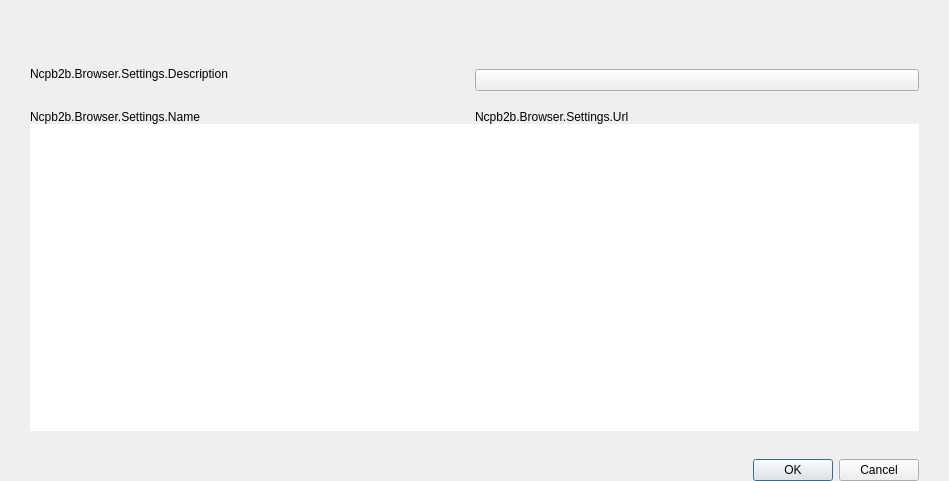
<?xml version="1.0" encoding="UTF-8"?>
<ui version="4.0">
 <class>PLSNCB2bBrowserSettings</class>
 <widget class="QWidget" name="PLSNCB2bBrowserSettings">
  <property name="geometry">
   <rect>
    <x>0</x>
    <y>0</y>
    <width>949</width>
    <height>481</height>
   </rect>
  </property>
  <property name="windowTitle">
   <string>Ncpb2b.Browser.Settings.Title</string>
  </property>
  <layout class="QVBoxLayout" name="verticalLayout_4">
   <property name="spacing">
    <number>0</number>
   </property>
   <property name="leftMargin">
    <number>0</number>
   </property>
   <property name="topMargin">
    <number>30</number>
   </property>
   <property name="rightMargin">
    <number>0</number>
   </property>
   <property name="bottomMargin">
    <number>0</number>
   </property>
   <item>
    <widget class="QFrame" name="logoWidget">
     <property name="frameShape">
      <enum>QFrame::NoFrame</enum>
     </property>
     <property name="frameShadow">
      <enum>QFrame::Raised</enum>
     </property>
     <layout class="QHBoxLayout" name="horizontalLayout_5">
      <property name="spacing">
       <number>0</number>
      </property>
      <property name="leftMargin">
       <number>30</number>
      </property>
      <property name="topMargin">
       <number>0</number>
      </property>
      <property name="rightMargin">
       <number>30</number>
      </property>
      <property name="bottomMargin">
       <number>12</number>
      </property>
      <item>
       <widget class="QLabel" name="logo">
        <property name="text">
         <string/>
        </property>
        <property name="scaledContents">
         <bool>true</bool>
        </property>
       </widget>
      </item>
      <item>
       <spacer name="horizontalSpacer_3">
        <property name="orientation">
         <enum>Qt::Horizontal</enum>
        </property>
        <property name="sizeHint" stdset="0">
         <size>
          <width>40</width>
          <height>20</height>
         </size>
        </property>
       </spacer>
      </item>
     </layout>
    </widget>
   </item>
   <item>
    <layout class="QHBoxLayout" name="horizontalLayout">
     <property name="spacing">
      <number>0</number>
     </property>
     <property name="bottomMargin">
      <number>19</number>
     </property>
     <item>
      <layout class="QVBoxLayout" name="verticalLayout_2">
       <property name="spacing">
        <number>0</number>
       </property>
       <property name="leftMargin">
        <number>30</number>
       </property>
       <property name="rightMargin">
        <number>10</number>
       </property>
       <property name="bottomMargin">
        <number>0</number>
       </property>
       <item>
        <widget class="QLabel" name="descriptionLabel">
         <property name="text">
          <string>Ncpb2b.Browser.Settings.Description</string>
         </property>
        </widget>
       </item>
       <item>
        <spacer name="verticalSpacer">
         <property name="orientation">
          <enum>Qt::Vertical</enum>
         </property>
         <property name="sizeType">
          <enum>QSizePolicy::Fixed</enum>
         </property>
         <property name="sizeHint" stdset="0">
          <size>
           <width>20</width>
           <height>5</height>
          </size>
         </property>
        </spacer>
       </item>
      </layout>
     </item>
     <item>
      <layout class="QVBoxLayout" name="verticalLayout_3">
       <property name="spacing">
        <number>0</number>
       </property>
       <property name="rightMargin">
        <number>30</number>
       </property>
       <item>
        <spacer name="verticalSpacer_2">
         <property name="orientation">
          <enum>Qt::Vertical</enum>
         </property>
         <property name="sizeType">
          <enum>QSizePolicy::Fixed</enum>
         </property>
         <property name="sizeHint" stdset="0">
          <size>
           <width>20</width>
           <height>7</height>
          </size>
         </property>
        </spacer>
       </item>
       <item>
        <widget class="QPushButton" name="refreshBtn">
         <property name="text">
          <string/>
         </property>
        </widget>
       </item>
      </layout>
     </item>
    </layout>
   </item>
   <item>
    <layout class="QHBoxLayout" name="horizontalLayout_2">
     <property name="spacing">
      <number>0</number>
     </property>
     <property name="leftMargin">
      <number>30</number>
     </property>
     <property name="rightMargin">
      <number>30</number>
     </property>
     <property name="bottomMargin">
      <number>0</number>
     </property>
     <item>
      <widget class="QLabel" name="nameLabel">
       <property name="text">
        <string>Ncpb2b.Browser.Settings.Name</string>
       </property>
      </widget>
     </item>
     <item>
      <widget class="QLabel" name="urlLabel">
       <property name="text">
        <string>Ncpb2b.Browser.Settings.Url</string>
       </property>
      </widget>
     </item>
    </layout>
   </item>
   <item>
    <widget class="QStackedWidget" name="stackedWidget">
     <property name="currentIndex">
      <number>0</number>
     </property>
     <widget class="QWidget" name="listPage">
      <layout class="QVBoxLayout" name="verticalLayout">
       <property name="spacing">
        <number>0</number>
       </property>
       <property name="leftMargin">
        <number>30</number>
       </property>
       <property name="topMargin">
        <number>0</number>
       </property>
       <property name="rightMargin">
        <number>30</number>
       </property>
       <property name="bottomMargin">
        <number>28</number>
       </property>
       <item>
        <widget class="QListWidget" name="listWidget">
         <property name="frameShape">
          <enum>QFrame::NoFrame</enum>
         </property>
         <property name="verticalScrollMode">
          <enum>QAbstractItemView::ScrollPerPixel</enum>
         </property>
        </widget>
       </item>
      </layout>
     </widget>
     <widget class="QWidget" name="noNetworkPage">
      <layout class="QHBoxLayout" name="horizontalLayout_6">
       <property name="spacing">
        <number>0</number>
       </property>
       <property name="leftMargin">
        <number>30</number>
       </property>
       <property name="topMargin">
        <number>0</number>
       </property>
       <property name="rightMargin">
        <number>30</number>
       </property>
       <property name="bottomMargin">
        <number>30</number>
       </property>
       <item>
        <widget class="QLabel" name="noNetworkLabel">
         <property name="text">
          <string>Ncpb2b.Browser.Settings.No.Network.Desc</string>
         </property>
         <property name="alignment">
          <set>Qt::AlignCenter</set>
         </property>
        </widget>
       </item>
      </layout>
     </widget>
     <widget class="QWidget" name="noContentPage">
      <layout class="QHBoxLayout" name="horizontalLayout_3">
       <property name="spacing">
        <number>0</number>
       </property>
       <property name="leftMargin">
        <number>30</number>
       </property>
       <property name="topMargin">
        <number>0</number>
       </property>
       <property name="rightMargin">
        <number>30</number>
       </property>
       <property name="bottomMargin">
        <number>30</number>
       </property>
       <item>
        <widget class="QLabel" name="noContentLabel">
         <property name="text">
          <string>Ncpb2b.Browser.Settings.No.Content.Desc</string>
         </property>
         <property name="alignment">
          <set>Qt::AlignCenter</set>
         </property>
        </widget>
       </item>
      </layout>
     </widget>
    </widget>
   </item>
   <item>
    <widget class="QFrame" name="bottomWidget">
     <property name="frameShape">
      <enum>QFrame::NoFrame</enum>
     </property>
     <property name="frameShadow">
      <enum>QFrame::Raised</enum>
     </property>
     <layout class="QHBoxLayout" name="horizontalLayout_4">
      <property name="spacing">
       <number>0</number>
      </property>
      <property name="leftMargin">
       <number>26</number>
      </property>
      <property name="topMargin">
       <number>0</number>
      </property>
      <property name="rightMargin">
       <number>30</number>
      </property>
      <property name="bottomMargin">
       <number>0</number>
      </property>
      <item>
       <widget class="QLabel" name="selectLabel">
        <property name="text">
         <string/>
        </property>
       </widget>
      </item>
      <item>
       <spacer name="horizontalSpacer">
        <property name="orientation">
         <enum>Qt::Horizontal</enum>
        </property>
        <property name="sizeHint" stdset="0">
         <size>
          <width>444</width>
          <height>20</height>
         </size>
        </property>
       </spacer>
      </item>
      <item>
       <widget class="PLSDialogButtonBox" name="buttonBox">
        <property name="standardButtons">
         <set>QDialogButtonBox::Cancel|QDialogButtonBox::Ok</set>
        </property>
       </widget>
      </item>
     </layout>
    </widget>
   </item>
  </layout>
 </widget>
 <customwidgets>
  <customwidget>
   <class>PLSDialogButtonBox</class>
   <extends>QDialogButtonBox</extends>
   <header>PLSDialogButtonBox.h</header>
  </customwidget>
 </customwidgets>
 <resources/>
 <connections/>
</ui>
